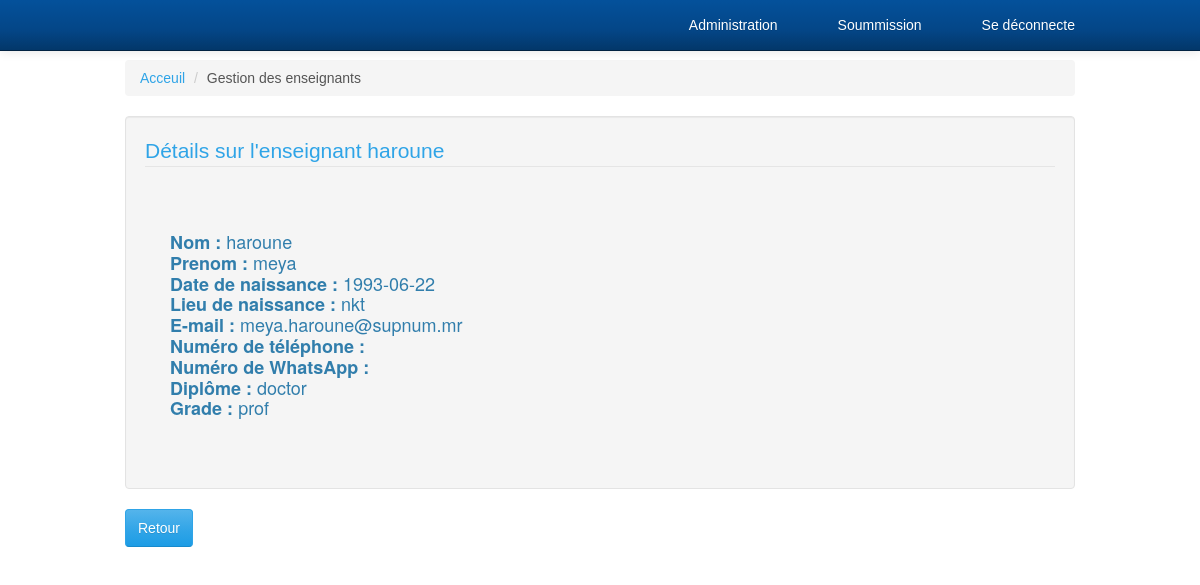
The app's page /admin/detail_enseignant.php?id_ens=1 (signed in) with its own data.
### tables this page shows
CREATE TABLE `enseignant` (
  `id_ens` int(10) PRIMARY KEY AUTO_INCREMENT ,
  `nom` varchar(60) DEFAULT NULL,
  `prenom` varchar(60) DEFAULT NULL,
  `Date_naiss` date DEFAULT NULL,
  `lieu_naiss` varchar(30) DEFAULT NULL,
  `email` varchar(100) DEFAULT NULL,
  `num_tel` int(20) DEFAULT NULL,
  `num_whatsapp` int(20) DEFAULT NULL,
  `diplome` varchar(20) DEFAULT NULL,
  `grade` varchar(20) DEFAULT NULL,
  `id_role` int(11) NOT NULL,
  `id_sous` int(10) DEFAULT NULL,
  FOREIGN KEY (id_role) REFERENCES role(id_role),
  FOREIGN KEY (id_sous) REFERENCES soumission(id_sous)
);

### admin/detail_enseignant.php (the view, shortened to what this page needs)
<!DOCTYPE html>
<html lang="en">
<head>
</head>
<body>
<div class="container">
    <div class="row">
        <div class="col-lg-12">
            <ol class="breadcrumb">
                <li><a href="acceuil.php">Acceuil</a>
                </li>
                <li>Gestion des enseignants</li>
            </ol>
        </div>
    </div>
    <?php
    include "../nav_bar.php";
include_once "../connexion.php";
$id_ens = $_GET['id_ens'];
$req_detail = "SELECT * FROM enseignant WHERE id_ens = $id_ens";
$req = mysqli_query($conn , $req_detail);
while($row=mysqli_fetch_assoc($req)){
?>
    <div class="row">
        <div class="col-lg-12">
            <div class="well">
                    <fieldset class="fsStyle">
                        <legend class="legendStyle">
                            <a data-toggle="collapse" data-target="#demo" href="#">Détails sur l'enseignant <?= $row['nom']?></a>
                        </legend>
                        <div class="collapse in" id="demo">
                            <div class="search-box">
                                <div class="form-group">
                                    <div class="col-md-4 col-sm-3">
                                    <div class="container">
                                            <div class="row justify-content-center">
                                            <div class="col-md-6">
                                            <br><br>
                                                <fieldset>
                                                        <h4 style="min-height:3px;">
                                                            <?php echo "<strong class='font-weight-bold'>Nom : </strong>". $row['nom']; ?><br>
                                                            <?php echo " <strong class='font-weight-bold'>Prenom : </strong>" . $row['prenom']; ?>
                                                            <br><?php echo "<strong class='font-weight-bold'>Date de naissance : </strong>".$row['Date_naiss']; ?><br>
                                                            <?php echo "<strong class='font-weight-bold'>Lieu de naissance : </strong>". $row['lieu_naiss']; ?><br>
                                                            <?php echo "<strong class='font-weight-bold'>E-mail : </strong>".$row['email']; ?><br>
                                                            <?php echo "<strong class='font-weight-bold'>Numéro de téléphone : </strong>".$row['num_tel']; ?><br>
                                                            <?php echo "<strong class='font-weight-bold'>Numéro de WhatsApp : </strong>".$row['num_whatsapp']; ?><br>
                                                            <?php echo "<strong class='font-weight-bold'>Diplôme : </strong>".$row['diplome']; ?><br>
                                                            <?php echo "<strong class='font-weight-bold'>Grade : </strong>".$row['grade']; ?><br>
                                                        </h4>
                                                </fieldset>
                                                <br><br>
                                            </div>
                                            </div>
                                        </div>
                                    </div>
                                </div>
                            </div>
                        </div>
                    </fieldset>
            </div>
        </div>
    </div>
  <p>
        <a href="etudiant.php" class = "btn btn-primary" >Retour</a>
        </p>
<?php
}
?>
</body>
</html>

### admin/CSS/modern-business.css (style rules this page uses)
﻿ html, body { height: 100%; }
body { padding-top: 50px; }

### admin/CSS/style.css (style rules this page uses)
body { margin: 0; padding: 0; font-family:Arial, Helvetica, sans-serif; }

### records on screen
enseignant: nom "haroune", prenom "meya", Date_naiss "1993-06-22", lieu_naiss "nkt", email "meya.haroune@supnum.mr", diplome "doctor", grade "prof"
